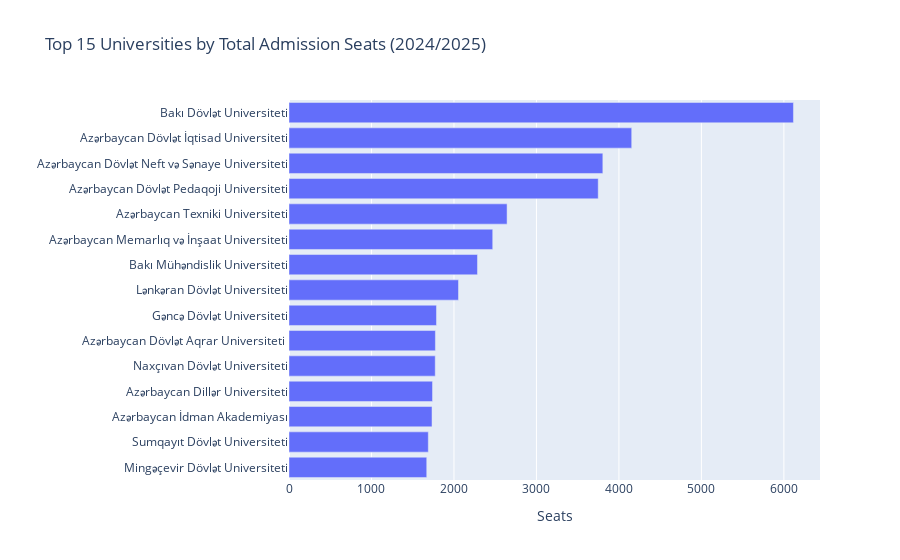

This figure's notebook cell:
### Code cell
top = admissions.sort_values("Seats_Total", ascending=False).head(15)

fig = px.bar(
    top.sort_values("Seats_Total"),
    x="Seats_Total",
    y="Ali təhsil  müəssisəsi",
    orientation="h",
    title="Top 15 Universities by Total Admission Seats (2024/2025)"
)
fig.update_layout(xaxis_title="Seats", yaxis_title="")
fig.show()

### Figure 1 — Plotly figure (JSON) as saved in the notebook; plotly's stock layout.template omitted (floating-point values rounded to 4 significant figures)
{"data": [{"hovertemplate": "Seats_Total=%{x}<br>Ali təhsil  müəssisəsi=%{y}<extra></extra>", "legendgroup": "", "marker": {"color": "#636efa", "pattern": {"shape": ""}}, "name": "", "orientation": "h", "showlegend": false, "textposition": "auto", "type": "bar", "x": [1670.0, 1689.0, 1734.0, 1740.0, 1773.0, 1775.0, 1788.0, 2055.0, 2285.0, 2470.0, 2644.0, 3749.0, 3805.0, 4155.0, 6116.0], "xaxis": "x", "y": ["Mingəçevir Dövlət Universiteti", "Sumqayıt Dövlət Universiteti", "Azərbaycan İdman Akademiyası", "Azərbaycan Dillər Universiteti", "Naxçıvan Dövlət Universiteti", "Azərbaycan Dövlət Aqrar Universiteti ", "Gəncə Dövlət Universiteti", "Lənkəran Dövlət Universiteti", "Bakı Mühəndislik Universiteti", "Azərbaycan Memarlıq və İnşaat Universiteti", "Azərbaycan Texniki Universiteti", "Azərbaycan Dövlət Pedaqoji Universiteti", "Azərbaycan Dövlət Neft və Sənaye Universiteti", "Azərbaycan Dövlət İqtisad Universiteti", "Bakı Dövlət Universiteti"], "yaxis": "y"}], "layout": {"barmode": "relative", "legend": {"tracegroupgap": 0}, "title": {"text": "Top 15 Universities by Total Admission Seats (2024/2025)"}, "xaxis": {"anchor": "y", "domain": [0, 1], "title": {"text": "Seats"}}, "yaxis": {"anchor": "x", "domain": [0, 1], "title": {"text": ""}}}}
